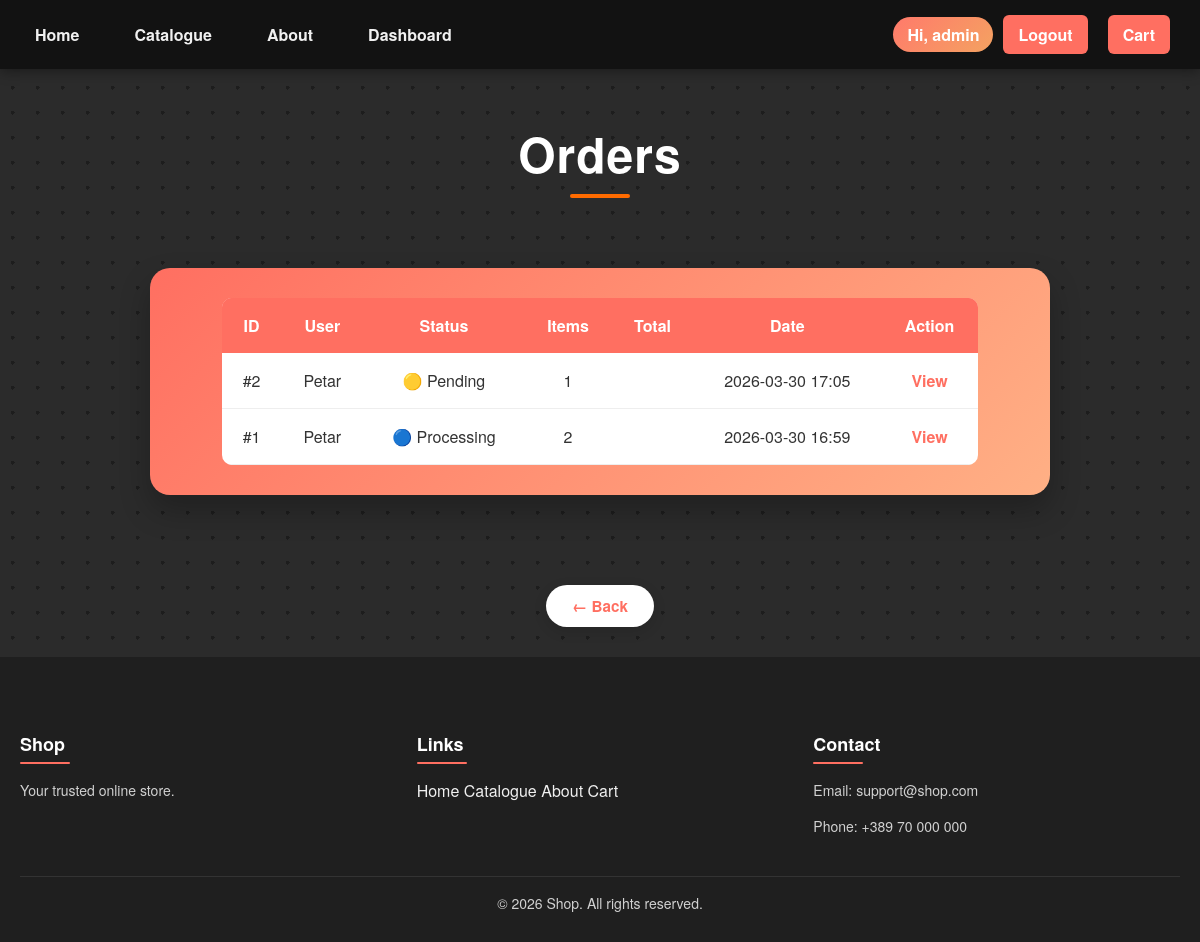
The page /dashboard/orders (signed in) on the database as committed earlier.
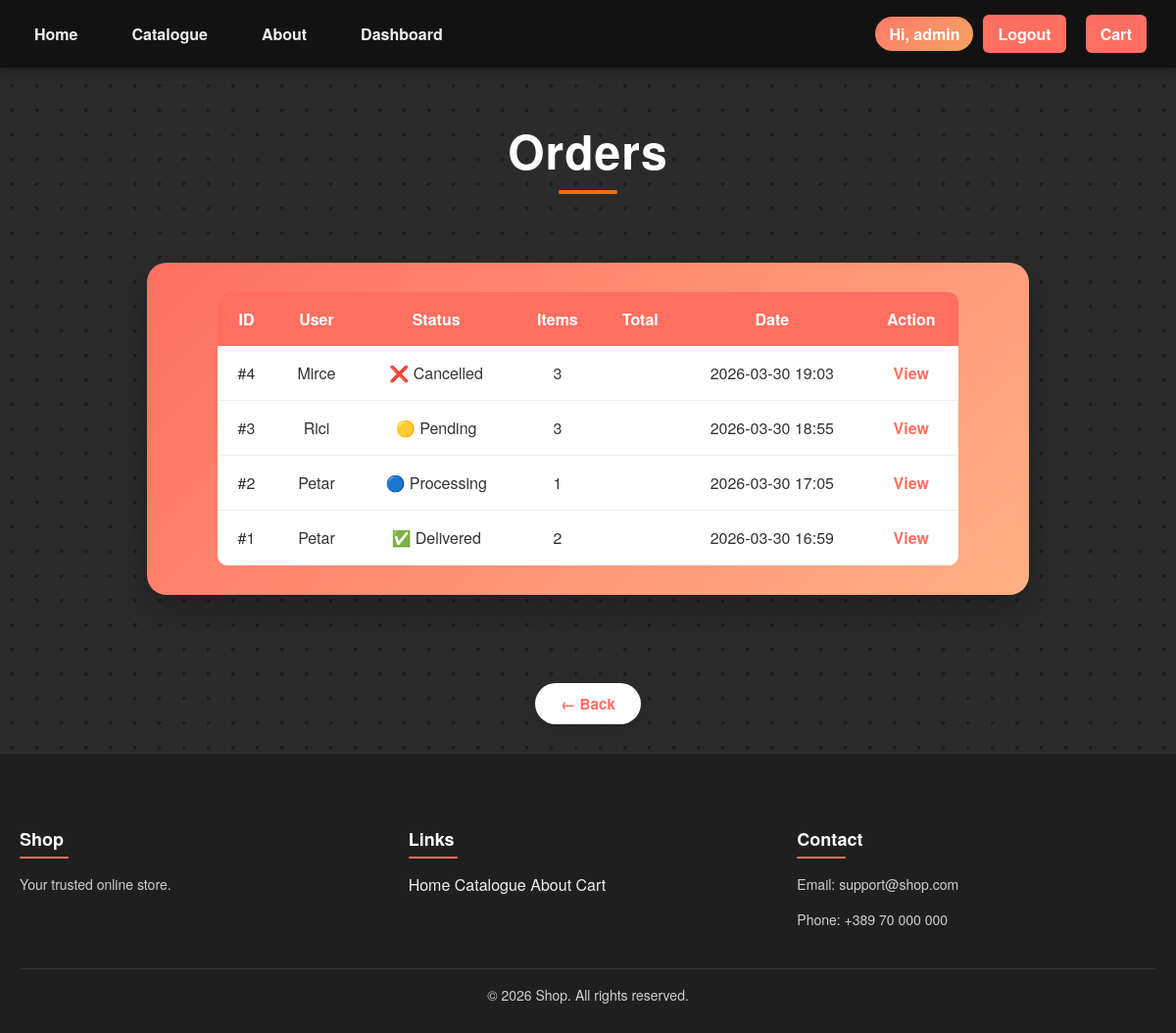
The same page on the database as committed later.
### models.py (models this page shows, shortened)
class Order(Base):
    __tablename__ = "orders"
    id = Column(Integer, primary_key=True)
    user_id = Column(Integer, ForeignKey("users.id"))
    created_at = Column(DateTime, default=datetime.utcnow)
    status = Column(String, default="pending")
    user = relationship("User", backref="orders")
    items = relationship("OrderItem", back_populates="order", cascade="all, delete")

class User(Base):
    __tablename__ = "users"
    id = Column(Integer, primary_key=True)
    username = Column(String(120), unique=True, nullable=False)
    email = Column(String(120), unique=True, nullable=False)
    password = Column(String(300), nullable=False)
    verified = Column(Boolean, default=False, nullable=False)
    verification_code = Column(String(120), nullable=False)
    is_admin = Column(Boolean, default=False, nullable=False)

### app.py (the view)
@app.route("/dashboard/orders")
@admin_required
def admin_orders():
    orders = db_session.query(Order).order_by(Order.created_at.desc()).all()
    return render_template("admin_orders.html", orders=orders)

### templates/admin_orders.html
{% extends "layout.html" %}
{% block extra_css %}
<link rel="stylesheet" href="{{ url_for('static', filename='css/users.css') }}">
{% endblock %}
{% block content %}
<h1 class="dashboard-title">Orders</h1>
<div class="dashboard">
    <table style="width:90%; margin: 0 auto; color:#333; background:white; border-radius:10px; overflow:hidden;">
        <tr style="background:#ff6f61; color:white;">
            <th>ID</th>
            <th>User</th>
            <th>Status</th>
            <th>Items</th>
            <th>Total</th>
            <th>Date</th>
            <th>Action</th>
        </tr>
        {% for order in orders %}
        <tr style="text-align:center;">
            <td>#{{ order.id }}</td>
            <td>{{ order.user.username }}</td>
            <td>
                {% if order.status == "pending" %}
                    🟡 Pending
                {% elif order.status == "processing" %}
                    🔵 Processing
                {% elif order.status == "shipped" %}
                    📦 Shipped
                {% elif order.status == "delivered" %}
                    ✅ Delivered
                {% elif order.status == "cancelled" %}
                    ❌ Cancelled
                {% else %}
                    {{ order.status }}
                {% endif %}
            </td>
            <td>{{ order.items|length }}</td>
            <td>{{ order.total }}</td>
            <td>{{ order.created_at.strftime("%Y-%m-%d %H:%M") }}</td>
            <td>
                <a href="{{ url_for('admin_order_detail', order_id=order.id) }}"
                   style="text-decoration:none; color:#ff6f61; font-weight:bold;">
                    View
                </a>
            </td>
        </tr>
        {% endfor %}
    </table>
</div>
<div style="text-align:center; margin: 30px 0;">
    <a href="{{ url_for('dashboard') }}" class="btn-back">← Back</a>
</div>
{% endblock %}

### templates/layout.html (shortened to what this page needs)
<!DOCTYPE html>
<html lang="en">
<head>
    <link rel="stylesheet" href="{{ url_for('static', filename='css/style.css') }}">
    {% block extra_css %}{% endblock %}
</head>
<body>
<nav class="nav">
    <div class="nav-container">
        <a href="{{ url_for('home') }}">Home</a>
        <a href="{{ url_for('catalogue') }}">Catalogue</a>
        <a href="{{ url_for('about') }}">About</a>
        {% if session.get('is_admin') %}
            <a href="{{ url_for('dashboard') }}">Dashboard</a>
        {% endif %}
    </div>
    <div class="cart-container">
    {% if session.user_id %}
        <span class="nav-user">Hi, {{ session.username }}</span>
        <a href="{{ url_for('logout') }}">Logout</a>
    {% else %}
        <a href="{{ url_for('login') }}">Account</a>
    {% endif %}
        <a href="{{ url_for('cart') }}">Cart</a>
</div>
</nav>
{% block content %}
{% endblock %}
<footer class="footer">
    <div class="footer-content">
        <div>
            <h4>Shop</h4>
            <p>Your trusted online store.</p>
        </div>
        <div>
            <h4>Links</h4>
            <a href="{{ url_for('home') }}">Home</a>
            <a href="{{ url_for('catalogue') }}">Catalogue</a>
            <a href="{{ url_for('about') }}">About</a>
            <a href="{{ url_for('cart') }}">Cart</a>
        </div>
        <div>
            <h4>Contact</h4>
            <p>Email: support@shop.com</p>
            <p>Phone: +389 70 000 000</p>
        </div>
    </div>
    <p class="footer-bottom">
        © 2026 Shop. All rights reserved.
    </p>
</footer>
</body>
</html>

### static/css/style.css (style rules this page uses)
.nav { background-color: #121212; color: #f0f0f0; padding: 15px 20px; display: flex; justify-content: space-between; align-items: center; font-family: 'Helvetica Neue', Helvetica, Arial, sans-serif; box-shadow: 0 2px 12px rgba(0, 0, 0, 0.4); position: sticky; top: 0; z-index: 1000; }
.nav a { color: #f0f0f0; text-decoration: none; margin-right: 25px; font-weight: bold; padding: 8px 15px; border-radius: 6px; transition: all 0.3s ease; }
.nav-container, .cart-container { display: flex; align-items: center; }
.cart-container { gap: 10px; }
.cart-container a { margin-right: 10px; font-weight: bold; padding: 8px 15px; border-radius: 6px; background-color: #ff6f61; color: #fff; display: flex; align-items: center; gap: 8px; transition: all 0.3s ease; }
.footer { background-color: #1f1f1f; color: #f0f0f0; padding: 50px 20px 20px 20px; font-family: 'Helvetica Neue', Helvetica, Arial, sans-serif; }
.footer a { color: #f0f0f0; text-decoration: none; transition: color 0.3s ease; }
.footer-content { display: flex; flex-wrap: wrap; justify-content: space-between; gap: 30px; max-width: 1200px; margin: 0 auto 30px auto; }
.footer-content > div { flex: 1 1 200px; min-width: 180px; }
.footer h4 { font-size: 18px; margin-bottom: 15px; color: #ffffff; position: relative; }
.footer h4::after { content: ''; display: block; width: 50px; height: 2px; background-color: #ff6f61; margin-top: 5px; border-radius: 2px; }
.footer p { font-size: 14px; line-height: 1.6; margin-bottom: 8px; color: #d1d1d1; }
.footer-bottom { text-align: center; font-size: 13px; color: #888; border-top: 1px solid #333; padding-top: 15px; }
.nav-user { padding: 6px 14px; border-radius: 999px; background: linear-gradient(135deg, #ff7a6b, #f4a261); color: white; font-weight: 600; }

### static/css/users.css (style rules this page uses)
body { background: #f5f5f5; font-family: 'Helvetica Neue', Helvetica, Arial, sans-serif; color: #333; margin: 0; padding: 0; }
h1 { text-align: center; font-size: 2.4rem; font-weight: 800; margin: 80px 0 30px; color: #ff6f61; letter-spacing: 0.5px; }
body { background-color: #2b2b2b; background-image: radial-gradient(circle, #555 2px, transparent 2px); background-size: 25px 25px; background-blend-mode: overlay; font-family: 'Helvetica Neue', Helvetica, Arial, sans-serif; color: #fff; animation: moveDots 10s linear infinite; }
.dashboard-title { text-align: center; font-size: 3rem; font-weight: 700; margin: 100px 0 20px; position: relative; letter-spacing: 1px; color: #ffffff; animation: fadeUp 0.6s ease-out; margin: 50px 0 80px; }
.dashboard-title::after { content: ""; position: absolute; bottom: -10px; left: 50%; transform: translateX(-50%); width: 60px; height: 4px; background: #ff6b00; border-radius: 2px; }
.dashboard { max-width: 1400px; width:70%; margin: 0 auto 60px; padding: 30px; background: linear-gradient(135deg, #ff6f61, #ffb085); border-radius: 20px; box-shadow: 0 15px 30px rgba(0,0,0,0.25); }
.dashboard table { width: 90%; margin: 0 auto; border-collapse: collapse; background: white; border-radius: 10px; overflow: hidden; color: #333; }
.dashboard th { background: #ff6f61; color: white; padding: 16px; }
.dashboard td { padding: 16px; text-align: center; border-bottom: 1px solid #eee; }
.dashboard table { margin-bottom: 100px; }
html, body { height: 100%; margin: 0; }
body { display: flex; flex-direction: column; }
.btn-back { display: inline-block; background: #fff; color: #ff6f61; padding: 10px 26px; border-radius: 50px; font-size: 0.95rem; font-weight: 700; text-decoration: none; box-shadow: 0 4px 14px rgba(0,0,0,0.12); transition: all 0.3s ease; }

Rows that differ between the two databases and show on the page:
added Order: id "4", user.username "Mirce", status "❌ Cancelled", items|length "3", created_at "2026-03-30 19:03"
added Order: id "3", user.username "Rici", status "🟡 Pending", items|length "3", created_at "2026-03-30 18:55"
changed Order id 2: status "🟡 Pending" → "🔵 Processing"
changed Order id 1: status "🔵 Processing" → "✅ Delivered"
